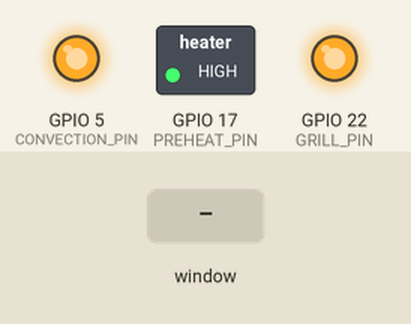
Bench run of a program on a simulated Raspberry Pi (BCM pin numbers). Shown: switched loads named in the program (green lamp = pin HIGH), output pins drawn as LEDs (lit = HIGH). Inputs (shaded band) come from the test bench. The desktop window is not drawn, its controls go by their first labels and the mouse button is held 0.15 s; empty text fields in the window are filled with 5; pins used as bus, display or sensor lines are not drawn.

Above: at 1.2 s.
1.3 s: control labelled "Start" in the window clicked
At 2.0 s:
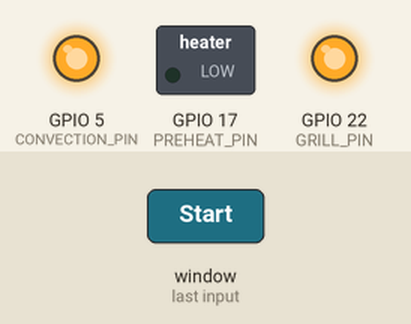
2.8 s: control labelled "Stop" in the window clicked
At 3.2 s:
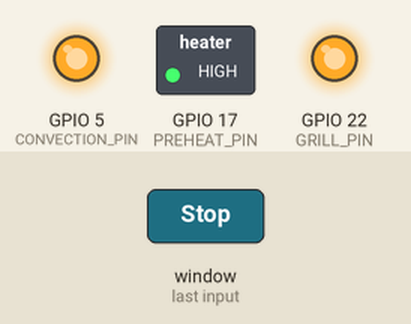
Timing chart, 0 to 5.8 s (numbered marks = the images above; inputs shaded):
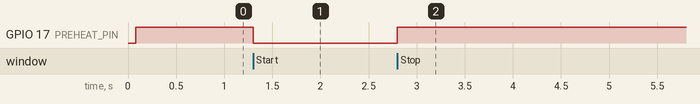

The program:

main.py
```python
import tkinter as tk
import RPi.GPIO as GPIO

root = tk.Tk()
root.title("MACHINE SCREEN")
root.attributes("-fullscreen", True)

FONT = ("Arial", 30)
delay_time = 1000

# exit full screen on esc
def exit_full_screen(event):
    window_width = 1080
    window_height = 800
    root.geometry(f"{window_width}x{window_height}+0+0")
    root.attributes("-fullscreen", False)
    GPIO.cleanup() # releases controls of gpio on exit


root.bind("<Escape>", exit_full_screen)  # bind esc button to trigger function

# define gpio pins of raspberry pi 4
PREHEAT_PIN = 17
MICROWAVE_PIN = 27
GRILL_PIN = 22
CONVECTION_PIN = 5

GPIO.setmode(GPIO.BCM) # set mode
GPIO.setup(PREHEAT_PIN, GPIO.OUT)
GPIO.setup(MICROWAVE_PIN, GPIO.OUT)
GPIO.setup(GRILL_PIN, GPIO.OUT)
GPIO.setup(CONVECTION_PIN, GPIO.OUT)
# Set logic levels
GPIO.output(PREHEAT_PIN, GPIO.HIGH)
GPIO.output(MICROWAVE_PIN, GPIO.HIGH)
GPIO.output(GRILL_PIN, GPIO.HIGH)
GPIO.output(CONVECTION_PIN, GPIO.HIGH)

###-> due to inverted logic of relay module, high logic is low and low logic is replaced with high logic level of gpio pins

# ------------------------------- LOGIC -------------------------------
preheat_sec = 0
microwave_sec = 0
convection_sec = 0
gril_sec = 0
flag = True


def update_timer(sec):
    t_min = int(sec / 60)
    t_sec = int(sec % 60)
    if t_min == 0 and t_sec < 2:
        timer_label1.config(text=(str(t_min) + " : " + str(t_sec)), fg="red")
    else:
        timer_label1.config(text=(str(t_min) + " : " + str(t_sec)), fg="green")


def start():
    global preheat_sec
    global microwave_sec
    global convection_sec
    global gril_sec
    global flag

    if not flag:
        flag = True
        start_btn.config(state="disabled")
        preheat()
        return  # other wise all other instruction also followed
    start_btn.config(state="disabled")
    preheat_sec = float(preheat_entry.get()) * 60
    microwave_sec = float(microwave_entry.get()) * 60
    convection_sec = float(convection_entry.get()) * 60
    gril_sec = float(gril_entry.get()) * 60
    preheat()


def stop():
    global flag
    flag = False
    start_btn.config(state="normal")
    timer_label1.config(text="--", fg="red")
    status_label1.config(text="Stopped by user", fg="red")

    # pull the pin to low logic state when stop pressed.
    GPIO.output(PREHEAT_PIN, GPIO.HIGH)
    GPIO.output(MICROWAVE_PIN, GPIO.HIGH)
    GPIO.output(GRILL_PIN, GPIO.HIGH)
    GPIO.output(CONVECTION_PIN, GPIO.HIGH)

def reset():
    global preheat_sec
    global microwave_sec
    global convection_sec
    global gril_sec
    global flag

    preheat_sec = 0
    microwave_sec = 0
    convection_sec = 0
    gril_sec = 0
    flag = True

    start_btn.config(state="normal")
    timer_label1.config(text="--", fg="red")
    status_label1.config(text="Reset by user", fg="red")

    # pull the pin to low logic state when reset pressed.
    GPIO.output(PREHEAT_PIN, GPIO.HIGH)
    GPIO.output(MICROWAVE_PIN, GPIO.HIGH)
    GPIO.output(GRILL_PIN, GPIO.HIGH)
    GPIO.output(CONVECTION_PIN, GPIO.HIGH)


def program_end():
    global flag
    start_btn.config(state="normal")
    status_label1.config(text="Dish Ready", fg="green")
    flag = True

def exitprog():
    reset()
    root.destroy()

def preheat():
    global preheat_sec
    global flag
    update_timer(preheat_sec)
    if not flag:
        return
    status_label1.config(text="Preheating Started", fg="red")
    # turn gpio on here
    GPIO.output(PREHEAT_PIN, GPIO.LOW)  # turn on preheat relay
    if preheat_sec > 0:
        preheat_sec -= 1
        root.after(delay_time, preheat)
    else:
        # turn gpio off here
        GPIO.output(PREHEAT_PIN, GPIO.HIGH)  # turn off preheat relay
        status_label1.config(text="Preheat Complete", fg="green")
        microwave()


def microwave():
    global microwave_sec
    global flag
    update_timer(microwave_sec)
    if not flag:
        return
    status_label1.config(text="Microwave Started", fg="red")
    # turn gpio on here
    GPIO.output(MICROWAVE_PIN, GPIO.LOW)  # turn on microwave relay
    if microwave_sec > 0:
        microwave_sec -= 1
        root.after(delay_time, microwave)
    else:
        # turn gpio off here
        GPIO.output(MICROWAVE_PIN, GPIO.HIGH)  # turn off microwave relay
        status_label1.config(text="Microwave Complete", fg="green")
        gril()


def gril():
    global gril_sec
    global flag
    update_timer(gril_sec)
    if not flag:
        return
    status_label1.config(text="Gril Started", fg="red")
    # turn gpio on here
    GPIO.output(GRILL_PIN, GPIO.LOW)  # turn on grill relay
    if gril_sec > 0:
        gril_sec -= 1
        root.after(delay_time, gril)
    else:
        # turn gpio off here
        GPIO.output(GRILL_PIN, GPIO.HIGH)  # turn off grill relay
        status_label1.config(text="Gril Complete", fg="green")
        convection()


def convection():
    global convection_sec
    global flag
    update_timer(convection_sec)
    if not flag:
        return
    status_label1.config(text="Convection Started", fg="red")
    # turn gpio on here
    GPIO.output(CONVECTION_PIN, GPIO.LOW)  # turn on convection relay
    if convection_sec > 0:
        convection_sec -= 1
        root.after(delay_time, convection)
    else:
        # turn gpio off here
        GPIO.output(CONVECTION_PIN, GPIO.HIGH)  # turn off convection relay
        status_label1.config(text="Convection Complete", fg="green")


        program_end()


# ----------------------------- END LOGIC -----------------------------

#################### Control Window
timeinfo_label = tk.Label(root, text="Time: ", font=FONT)
timeinfo_label.grid(row=0, column=0, padx=10, pady=10)
timer_label1 = tk.Label(root, text="--", font=FONT)
timer_label1.grid(row=0, column=1, padx=10, pady=10)

statusinfo_label = tk.Label(root, text="Current Status: ", font=FONT)
statusinfo_label.grid(row=1, column=0, padx=10, pady=10)
status_label1 = tk.Label(root, text="--", font=FONT)
status_label1.grid(row=1, column=1, padx=10, pady=10)

################### form

# Preheat
preheat_label = tk.Label(root, text="Preheat Minutes: ", font=FONT)
preheat_entry = tk.Entry(root, font=FONT)
preheat_label.grid(row=2, column=0, padx=10, pady=10)
preheat_entry.grid(row=2, column=1, padx=10, pady=10)

# Microwave
microwave_label = tk.Label(root, text="Microwave Minutes: ", font=FONT)
microwave_entry = tk.Entry(root, font=FONT)
microwave_label.grid(row=3, column=0, padx=10, pady=10)
microwave_entry.grid(row=3, column=1, padx=10, pady=10)
# Gril
gril_label = tk.Label(root, text="Gril Minutes: ", font=FONT)
gril_entry = tk.Entry(root, font=FONT)
gril_label.grid(row=4, column=0, padx=10, pady=10)
gril_entry.grid(row=4, column=1, padx=10, pady=10)

# convection
convection_label = tk.Label(root, text="Convection Minutes: ", font=FONT)
convection_entry = tk.Entry(root, font=FONT)
convection_label.grid(row=5, column=0, padx=10, pady=10)
convection_entry.grid(row=5, column=1, padx=10, pady=10)

start_btn = tk.Button(root, text="Start", font=FONT, command=start)
start_btn.grid(row=6, column=0)

stop_btn = tk.Button(root, text="Stop", font=FONT, command=stop)
stop_btn.grid(row=6, column=1)

reset_btn = tk.Button(root, text="Reset", font=FONT, command=reset)
reset_btn.grid(row=8, column=0)

exit_btn = tk.Button(root, text="Exit", font=FONT, command=exitprog)
exit_btn.grid(row=8, column=1)
# -----------------------------

root.mainloop()
```

Measured:
- after the input at 1.3 s, GPIO 17 (PREHEAT_PIN): HIGH → LOW at once
- after the input at 2.8 s, GPIO 17 (PREHEAT_PIN): LOW → HIGH at once
